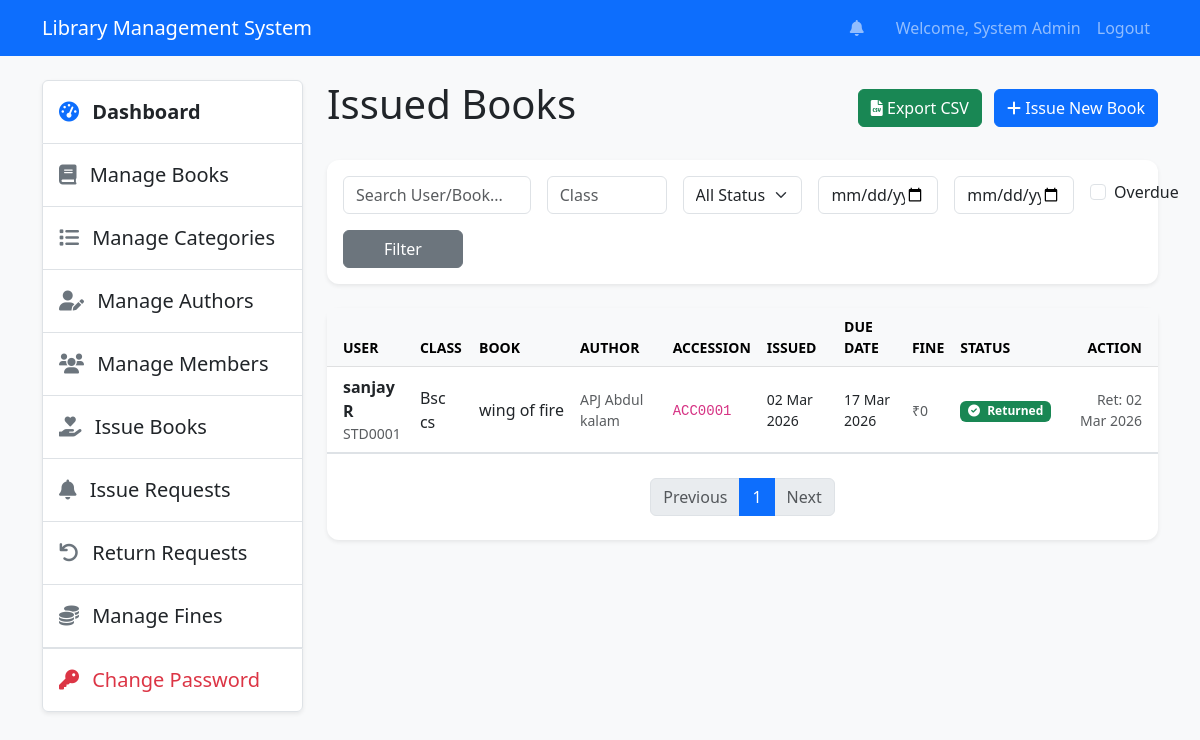
Page /issue/manage (signed in) on the committed database.
### tables this page shows
CREATE TABLE `issues` (
  `id` int(11) NOT NULL AUTO_INCREMENT,
  `user_id` int(11) DEFAULT NULL,
  `book_id` int(11) DEFAULT NULL,
  `issue_date` date DEFAULT NULL,
  `return_date` date DEFAULT NULL,
  `actual_return_date` date DEFAULT NULL,
  `status` enum('issued','returned','overdue') DEFAULT 'issued',
  PRIMARY KEY (`id`),
  KEY `fk_issue_book` (`book_id`),
  KEY `idx_issues_user` (`user_id`),
  CONSTRAINT `fk_issue_book` FOREIGN KEY (`book_id`) REFERENCES `books` (`id`) ON DELETE CASCADE,
  CONSTRAINT `fk_issue_user` FOREIGN KEY (`user_id`) REFERENCES `users` (`id`) ON DELETE CASCADE
);

CREATE TABLE `users` (
  `id` int(11) NOT NULL AUTO_INCREMENT,
  `student_id` varchar(50) DEFAULT NULL,
  `reg_no` varchar(50) DEFAULT NULL,
  `class` varchar(100) DEFAULT NULL,
  `mobile_no` varchar(20) DEFAULT NULL,
  `name` varchar(255) NOT NULL,
  `email` varchar(255) NOT NULL,
  `password` varchar(255) NOT NULL,
  `role_id` int(11) DEFAULT 2,
  `created_at` datetime DEFAULT current_timestamp(),
  PRIMARY KEY (`id`),
  UNIQUE KEY `email` (`email`),
  UNIQUE KEY `student_id` (`student_id`),
  UNIQUE KEY `reg_no` (`reg_no`),
  KEY `fk_user_role` (`role_id`),
  KEY `idx_users_email` (`email`),
  CONSTRAINT `fk_user_role` FOREIGN KEY (`role_id`) REFERENCES `roles` (`id`)
);

CREATE TABLE `books` (
  `id` int(11) NOT NULL AUTO_INCREMENT,
  `accession_no` varchar(50) NOT NULL,
  `title` varchar(255) NOT NULL,
  `author_id` int(11) DEFAULT NULL,
  `category_id` int(11) DEFAULT NULL,
  `isbn` varchar(20) DEFAULT NULL,
  `quantity` int(11) DEFAULT 0,
  `available_quantity` int(11) DEFAULT 0,
  `image` varchar(255) DEFAULT NULL,
  `created_at` datetime DEFAULT current_timestamp(),
  PRIMARY KEY (`id`),
  UNIQUE KEY `accession_no` (`accession_no`),
  KEY `fk_book_category` (`category_id`),
  KEY `fk_book_author` (`author_id`),
  KEY `idx_books_title` (`title`),
  KEY `idx_books_isbn` (`isbn`),
  CONSTRAINT `fk_book_author` FOREIGN KEY (`author_id`) REFERENCES `authors` (`id`) ON DELETE SET NULL,
  CONSTRAINT `fk_book_category` FOREIGN KEY (`category_id`) REFERENCES `categories` (`id`) ON DELETE SET NULL
);

CREATE TABLE `authors` (
  `id` int(11) NOT NULL AUTO_INCREMENT,
  `name` varchar(255) NOT NULL,
  `bio` text DEFAULT NULL,
  `created_at` datetime DEFAULT current_timestamp(),
  PRIMARY KEY (`id`)
);

### views/admin/issue/manage.php (the view, shortened to what the rows shown need)
<?php require_once 'views/layouts/header.php'; ?>
<div class="row">
    <div class="col-md-9">
        <div class="d-flex justify-content-between align-items-center mb-4">
            <h1>Issued Books</h1>
        </div>
        <?php if(empty($data['issues'])): ?>
            <div class="alert alert-info">No issued records found.</div>
        <?php else: ?>
            <div class="card shadow-sm">
                <div class="card-body p-0">
                    <div class="table-responsive">
                        <table class="table table-hover align-middle mb-0">
                            <thead class="table-light small text-uppercase text-muted">
                                <tr>
                                    <th class="ps-3">User</th>
                                    <th>Class</th>
                                    <th>Book</th>
                                    <th>Author</th>
                                    <th>Accession</th>
                                    <th>Issued</th>
                                    <th>Due Date</th>
                                    <th>Fine</th>
                                    <th>Status</th>
                                    <th class="text-end pe-3">Action</th>
                                </tr>
                            </thead>
                            <tbody>
                                <?php foreach($data['issues'] as $issue) :
                                    $today = date('Y-m-d');
                                    $isOverdue = ($today > $issue->return_date && $issue->status == 'issued');
                                    $rowClass = $isOverdue ? 'table-danger' : '';
                                    $fineAmount = 0;
                                ?>
                                    <tr class="<?php echo $rowClass; ?>">
                                        <td class="ps-3">
                                            <div class="fw-bold"><?php echo $issue->user_name; ?></div>
                                            <div class="small text-muted"><?php echo $issue->student_id; ?></div>
                                        </td>
                                        <td><?php echo $issue->class; ?></td>
                                        <td>
                                            <div class="text-truncate" style="max-width: 200px;" title="<?php echo $issue->book_title; ?>">
                                                <?php echo $issue->book_title; ?>
                                            </div>
                                        </td>
                                        <td class="small text-muted"><?php echo $issue->author ?? 'Unknown Author'; ?></td>
                                        <td><code><?php echo $issue->accession_no; ?></code></td>
                                        <td class="small"><?php echo date('d M Y', strtotime($issue->issue_date)); ?></td>
                                        <td class="small">
                                            <span class="<?php echo $isOverdue ? 'text-danger fw-bold' : ''; ?>">
                                                <?php echo date('d M Y', strtotime($issue->return_date)); ?>
                                            </span>
                                        </td>
                                        <td>
                                            <?php
                                                if ($fineAmount > 0) {
                                                    echo '<span class="badge bg-danger">₹' . $fineAmount . '</span>';
                                                } else {
                                                    echo '<span class="text-muted small">₹0</span>';
                                                }
                                            ?>
                                        </td>
                                        <td>
                                            <?php if($issue->status == 'returned'): ?>
                                                <span class="badge bg-success text-white border-0">
                                                    <i class="fas fa-check-circle me-1"></i> Returned
                                                </span>
                                            <?php else: ?>
                                                <span class="badge bg-warning text-dark border-0">
                                                    <i class="fas fa-clock me-1"></i> Issued
                                                </span>
                                            <?php endif; ?>
                                        </td>
                                        <td class="text-end pe-3">
                                            <?php if($issue->status == 'issued') : ?>
                                                <button type="button"
                                                        class="btn btn-outline-primary btn-sm"
                                                        onclick="openReturnModal(<?php echo $issue->id; ?>, '<?php echo addslashes($issue->book_title); ?>', '<?php echo addslashes($issue->user_name); ?>', '<?php echo $issue->student_id; ?>', <?php echo $fineAmount; ?>)">
                                                    Process Return
                                                </button>
                                            <?php else : ?>
                                                <div class="small text-muted">
                                                    Ret: <?php echo date('d M Y', strtotime($issue->actual_return_date)); ?>
                                                </div>
                                            <?php endif; ?>
                                        </td>
                                    </tr>
                                <?php endforeach; ?>
                            </tbody>
                        </table>
                    </div>
                </div>
            </div>
        <?php endif; ?>
    </div>
</div>
<?php require_once 'views/layouts/footer.php'; ?>

### rows in the picture
issues: user.name "sanjay R", user.student_id "STD0001", user.class "Bsc cs", book.title "wing of fire", authors.name "APJ Abdul kalam", book.accession_no "ACC0001", issue_date "02 Mar 2026", return_date "17 Mar 2026", status "returned" (drawn), actual_return_date "02 Mar 2026"

### other values in the picture
SITENAME "Library Management System"
$_SESSION['user_name'] "System Admin"
